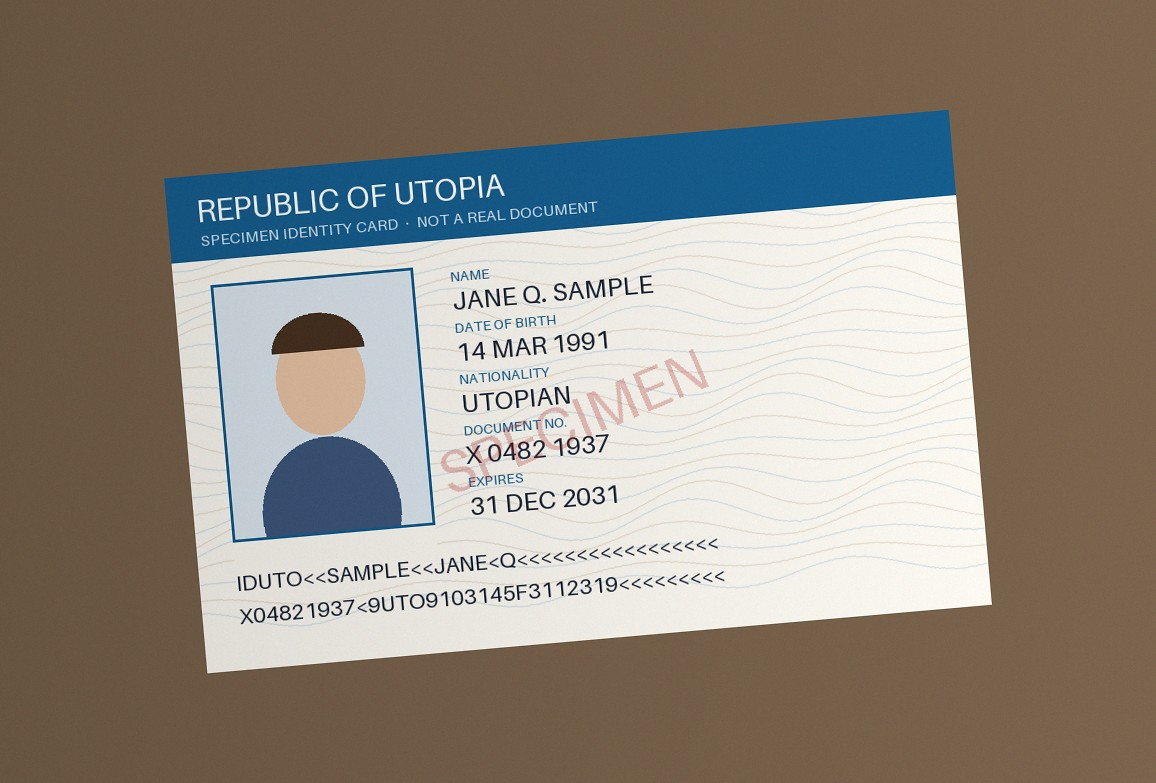
#> input picture examples/specimen_genuine_photo.jpg, 1156 x 783 px
$ python id_tamper_check.py examples/specimen_genuine_photo.jpg examples/specimen_tampered_photo.jpg
#> lines starting #> are read from the running program, lines starting #| are printed output that depends on the picture; after the words box and inside, x2 and y2 are one past the last pixel; in counts of white or black regions, pixels touching at a corner belong together
"""Visualize structural differences between two aligned document images."""

from __future__ import annotations

import argparse
from dataclasses import dataclass
from pathlib import Path

import cv2
import numpy as np
from PIL import Image
from skimage.metrics import structural_similarity


@dataclass(frozen=True)
class ComparisonResult:
    """Computed SSIM artifacts and the regions selected for annotation."""

    score: float
    regions: tuple[tuple[int, int, int, int], ...]
    reference_annotated: np.ndarray
    candidate_annotated: np.ndarray
    difference: np.ndarray
    threshold: np.ndarray


def _load_rgb(path: Path) -> np.ndarray:
    if not path.is_file():
        raise FileNotFoundError(f"Image not found: {path}")

    try:
        with Image.open(path) as image:
#> image is the input picture: PIL image 1156x783 RGB; mean R, G, B 144.7, 137.1, 127.1
            return np.asarray(image.convert("RGB"))
    except (OSError, ValueError) as error:
        raise ValueError(f"Could not decode image: {path}") from error


def compare_documents(
    reference_path: Path,
    candidate_path: Path,
    min_region_area_ratio: float = 0.001,
) -> ComparisonResult:
    """Compare images and return explainable difference artifacts.

    The candidate is resized to match the reference. This normalizes dimensions
    but does not solve rotation, perspective, or capture-condition differences.
    """
    if not 0 <= min_region_area_ratio < 1:
        raise ValueError("min_region_area_ratio must be between 0 (inclusive) and 1 (exclusive).")

    reference_rgb = _load_rgb(reference_path)
    candidate_rgb = _load_rgb(candidate_path)
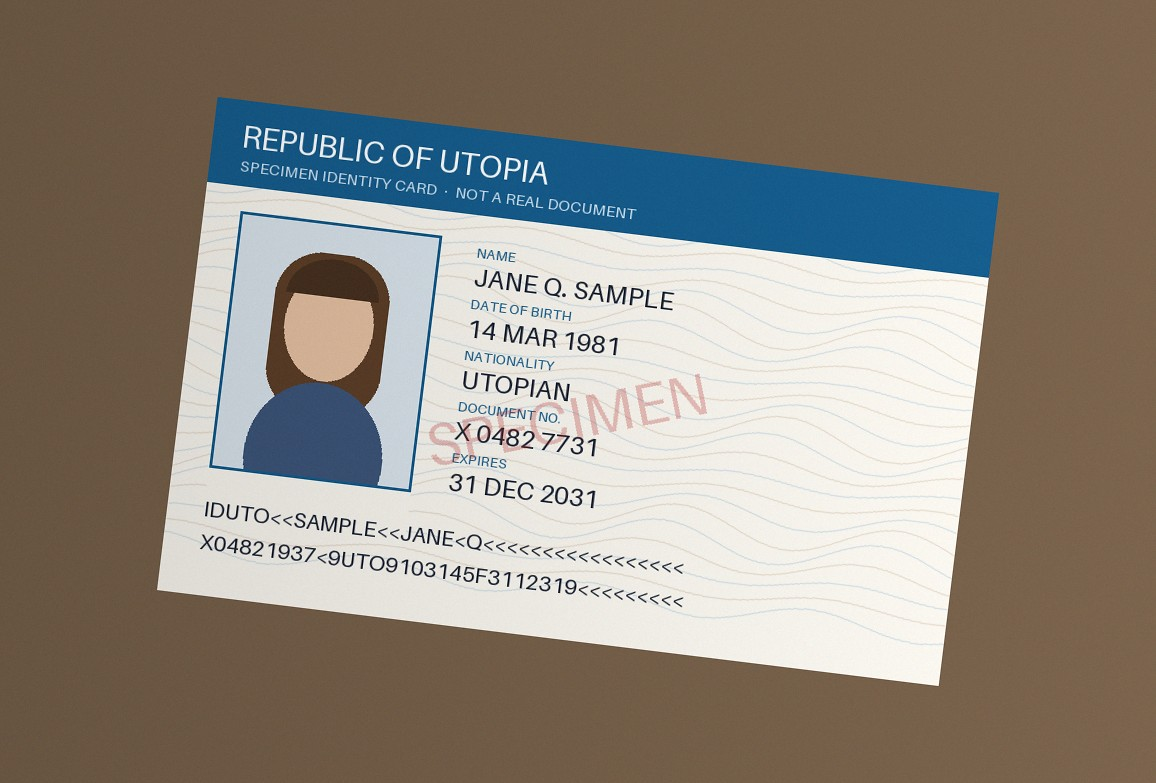
#> input picture examples/specimen_tampered_photo.jpg, 1156 x 783 px
#> in _load_rgb, image is the input picture: PIL image 1156x783 RGB; mean R, G, B 143.9, 136.1, 125.9
    height, width = reference_rgb.shape[:2]
#> height = 783; width = 1156
    candidate_rgb = cv2.resize(candidate_rgb, (width, height), interpolation=cv2.INTER_AREA)

    reference_gray = cv2.cvtColor(reference_rgb, cv2.COLOR_RGB2GRAY)
    candidate_gray = cv2.cvtColor(candidate_rgb, cv2.COLOR_RGB2GRAY)
    score, similarity_map = structural_similarity(
        reference_gray,
        candidate_gray,
        full=True,
        data_range=255,
    )
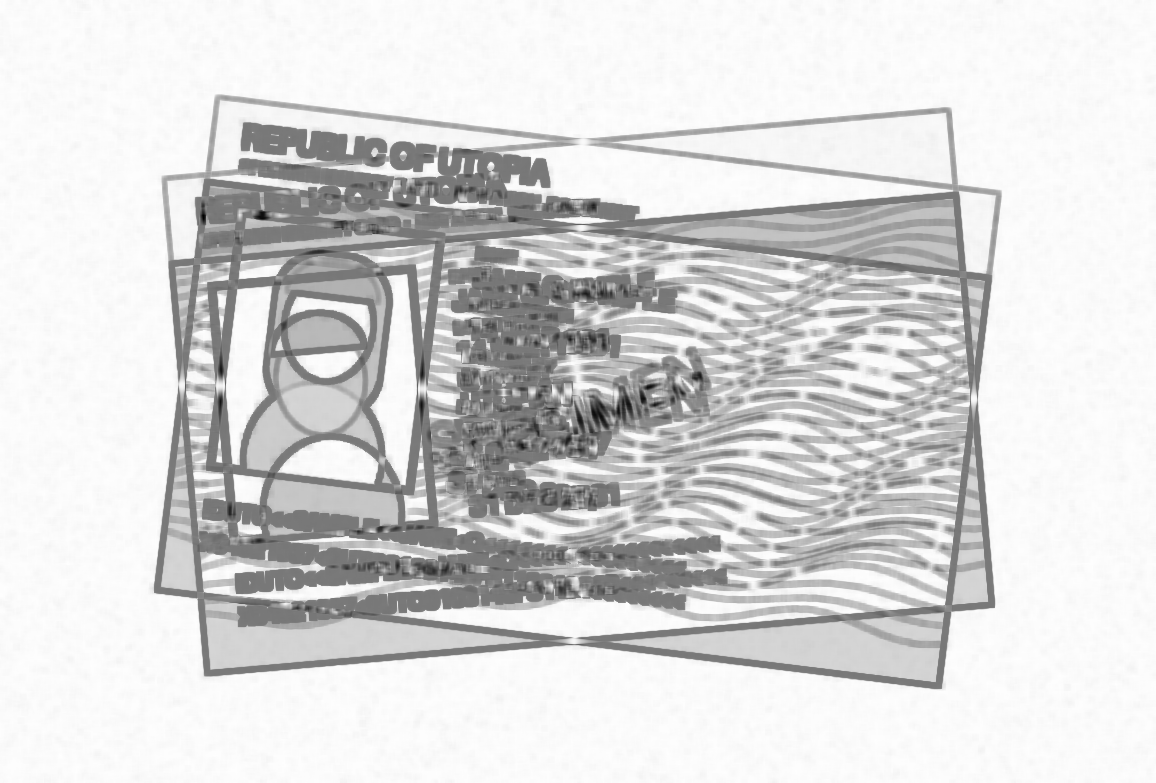
#> similarity_map: shape (783, 1156) float64; min -0.88, max 1, mean 0.717; drawn with min black and max white
#> score = 0.713

    difference = np.clip((1.0 - similarity_map) * 255, 0, 255).astype(np.uint8)
    threshold = cv2.threshold(difference, 0, 255, cv2.THRESH_BINARY | cv2.THRESH_OTSU)[1]
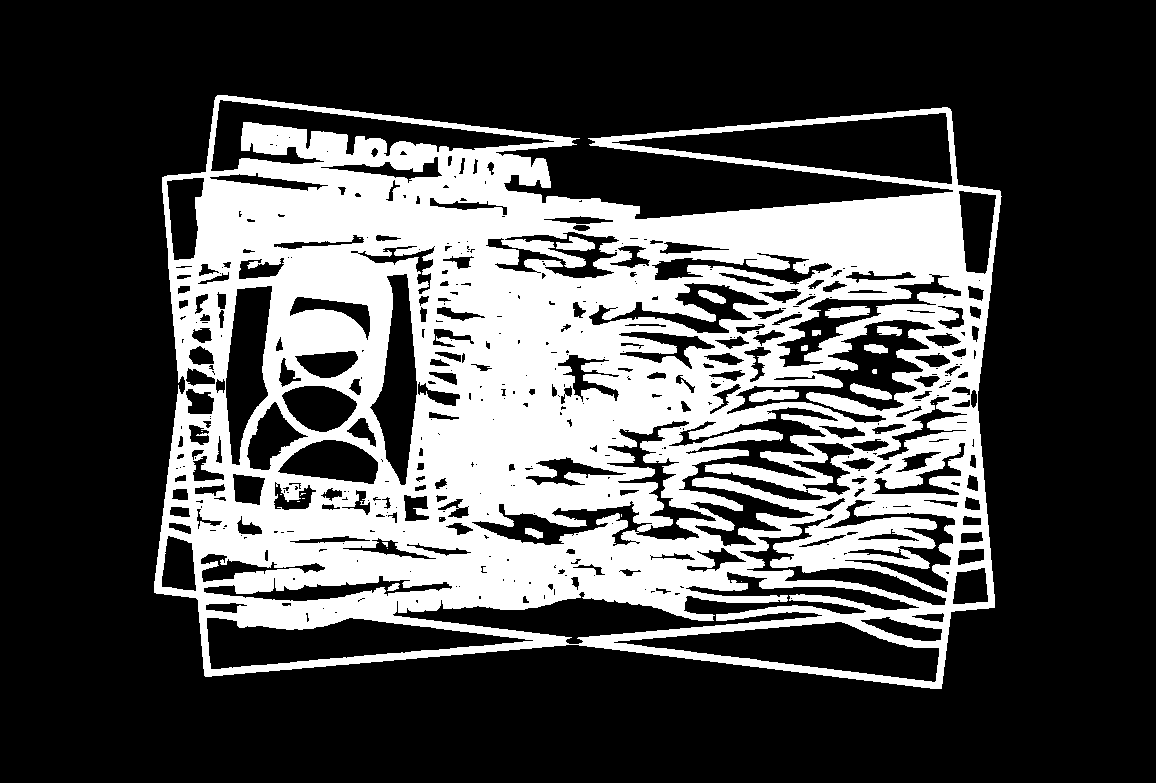
#> threshold: shape (783, 1156); 30.3% white; 26 white regions (13 under 20 px)
    contours = cv2.findContours(threshold.copy(), cv2.RETR_EXTERNAL, cv2.CHAIN_APPROX_SIMPLE)[0]
#> contours = 1 contour; box (x1, y1, x2, y2) and area: (154, 95, 1002, 689) 419394

    minimum_area = height * width * min_region_area_ratio
#> minimum_area = 905.1
    regions = tuple(
        cv2.boundingRect(contour) for contour in contours if cv2.contourArea(contour) >= minimum_area
    )
#> regions = ((154, 95, 848, 594),)

    reference_annotated = cv2.cvtColor(reference_rgb, cv2.COLOR_RGB2BGR)
    candidate_annotated = cv2.cvtColor(candidate_rgb, cv2.COLOR_RGB2BGR)
    for x, y, region_width, region_height in regions:
        top_left = (x, y)
        bottom_right = (x + region_width, y + region_height)
        cv2.rectangle(reference_annotated, top_left, bottom_right, (0, 0, 255), 2)
        cv2.rectangle(candidate_annotated, top_left, bottom_right, (0, 0, 255), 2)
#> this loop made 1 pass
#> (x, y, region_width, region_height, bottom_right) on pass 1: (154, 95, 848, 594, (1002, 689))
#> candidate_annotated: shape (783, 1156, 3); mean B, G, R 125.2, 135.2, 145.2
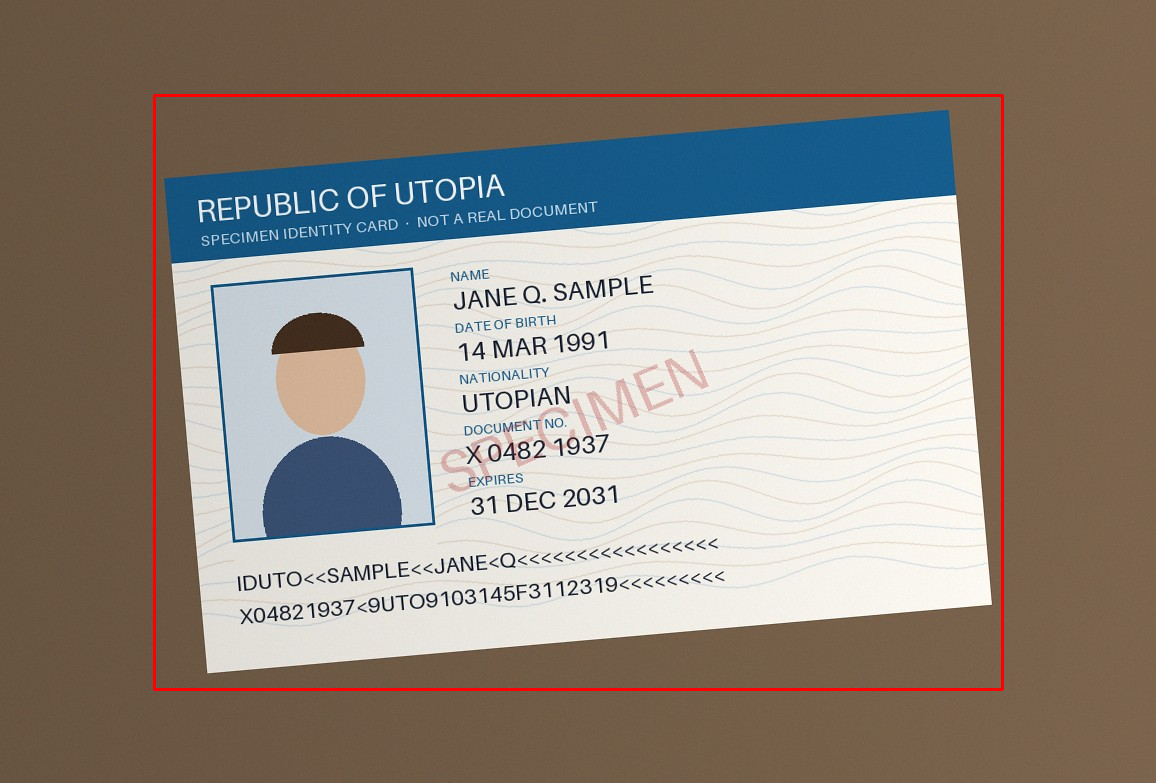
#> reference_annotated: shape (783, 1156, 3); mean B, G, R 126.4, 136.2, 146

    return ComparisonResult(
        score=float(score),
        regions=regions,
        reference_annotated=reference_annotated,
        candidate_annotated=candidate_annotated,
        difference=difference,
        threshold=threshold,
    )


def save_result(result: ComparisonResult, output_dir: Path) -> None:
    """Save comparison artifacts, raising if an image cannot be written."""
    output_dir.mkdir(parents=True, exist_ok=True)
    artifacts = {
        "reference_annotated.png": result.reference_annotated,
        "candidate_annotated.png": result.candidate_annotated,
        "difference.png": result.difference,
        "threshold.png": result.threshold,
    }

    for filename, image in artifacts.items():
        destination = output_dir / filename
        if not cv2.imwrite(str(destination), image):
            raise OSError(f"Could not write image: {destination}")


def parse_args() -> argparse.Namespace:
    parser = argparse.ArgumentParser(
        description="Visualize structural differences between two aligned document images."
    )
    parser.add_argument("reference", type=Path, help="Path to the trusted reference image")
    parser.add_argument("candidate", type=Path, help="Path to the candidate image")
    parser.add_argument(
        "--output-dir",
        type=Path,
        default=Path("comparison"),
        help="Directory for annotated outputs (default: comparison)",
    )
    parser.add_argument(
        "--min-region-area-ratio",
        type=float,
        default=0.001,
        help="Ignore contours smaller than this fraction of the image area (default: 0.001)",
    )
    return parser.parse_args()


def main() -> None:
    args = parse_args()
    result = compare_documents(
        args.reference,
        args.candidate,
        min_region_area_ratio=args.min_region_area_ratio,
    )
    save_result(result, args.output_dir)
    print(f"SSIM score: {result.score:.4f}")
#| SSIM score: 0.7134
    print(f"Changed regions: {len(result.regions)}")
#| Changed regions: 1
    print(f"Results saved to: {args.output_dir}")


if __name__ == "__main__":
    main()
